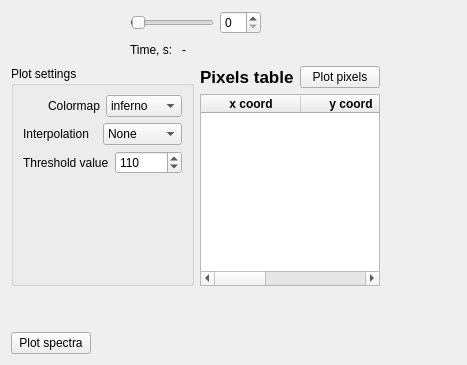
      <widget class="QWidget" name="tab_6">
       <attribute name="title">
        <string>Plot spectra</string>
       </attribute>
       <layout class="QHBoxLayout" name="horizontalLayout_29" stretch="1,1">
        <item>
         <layout class="QVBoxLayout" name="verticalLayout_5" stretch="5,0,0,0,0">
          <item>
           <layout class="QVBoxLayout" name="plot2_layout"/>
          </item>
          <item>
           <layout class="QHBoxLayout" name="horizontalLayout_8">
            <item>
             <spacer name="horizontalSpacer_12">
              <property name="orientation">
               <enum>Qt::Horizontal</enum>
              </property>
              <property name="sizeHint" stdset="0">
               <size>
                <width>40</width>
                <height>20</height>
               </size>
              </property>
             </spacer>
            </item>
            <item>
             <layout class="QVBoxLayout" name="verticalLayout_3">
              <item>
               <layout class="QHBoxLayout" name="horizontalLayout_6">
                <item>
                 <widget class="QSlider" name="time_step2_slider">
                  <property name="value">
                   <number>1</number>
                  </property>
                  <property name="orientation">
                   <enum>Qt::Horizontal</enum>
                  </property>
                 </widget>
                </item>
                <item>
                 <widget class="QSpinBox" name="time_step2_spBox"/>
                </item>
               </layout>
              </item>
              <item>
               <layout class="QHBoxLayout" name="horizontalLayout_3">
                <item>
                 <widget class="QLabel" name="label_4">
                  <property name="text">
                   <string>Time, s: </string>
                  </property>
                 </widget>
                </item>
                <item>
                 <widget class="QLabel" name="time2_lab">
                  <property name="text">
                   <string>-</string>
                  </property>
                 </widget>
                </item>
                <item>
                 <spacer name="horizontalSpacer_4">
                  <property name="orientation">
                   <enum>Qt::Horizontal</enum>
                  </property>
                  <property name="sizeHint" stdset="0">
                   <size>
                    <width>40</width>
                    <height>20</height>
                   </size>
                  </property>
                 </spacer>
                </item>
               </layout>
              </item>
             </layout>
            </item>
            <item>
             <spacer name="horizontalSpacer_13">
              <property name="orientation">
               <enum>Qt::Horizontal</enum>
              </property>
              <property name="sizeHint" stdset="0">
               <size>
                <width>40</width>
                <height>20</height>
               </size>
              </property>
             </spacer>
            </item>
           </layout>
          </item>
          <item>
           <layout class="QHBoxLayout" name="horizontalLayout_9">
            <item>
             <widget class="QGroupBox" name="groupBox">
              <property name="title">
               <string>Plot settings</string>
              </property>
              <layout class="QVBoxLayout" name="verticalLayout_4">
               <item>
                <layout class="QHBoxLayout" name="horizontalLayout_7">
                 <item>
                  <widget class="QLabel" name="label_7">
                   <property name="text">
                    <string>Colormap</string>
                   </property>
                   <property name="alignment">
                    <set>Qt::AlignRight|Qt::AlignTrailing|Qt::AlignVCenter</set>
                   </property>
                  </widget>
                 </item>
                 <item>
                  <widget class="QComboBox" name="colormap2_comBox">
                   <item>
                    <property name="text">
                     <string>inferno</string>
                    </property>
                   </item>
                   <item>
                    <property name="text">
                     <string>jet</string>
                    </property>
                   </item>
                   <item>
                    <property name="text">
                     <string>plasma</string>
                    </property>
                   </item>
                   <item>
                    <property name="text">
                     <string>magma</string>
                    </property>
                   </item>
                  </widget>
                 </item>
                </layout>
               </item>
               <item>
                <layout class="QHBoxLayout" name="horizontalLayout_26">
                 <item>
                  <widget class="QLabel" name="label_24">
                   <property name="text">
                    <string>Interpolation</string>
                   </property>
                  </widget>
                 </item>
                 <item>
                  <widget class="QComboBox" name="interpolation2_comBox">
                   <item>
                    <property name="text">
                     <string>None</string>
                    </property>
                   </item>
                   <item>
                    <property name="text">
                     <string>Spline36</string>
                    </property>
                   </item>
                  </widget>
                 </item>
                </layout>
               </item>
               <item>
                <layout class="QHBoxLayout" name="horizontalLayout_34">
                 <item>
                  <widget class="QLabel" name="label_3">
                   <property name="text">
                    <string>Threshold value</string>
                   </property>
                  </widget>
                 </item>
                 <item>
                  <widget class="QSpinBox" name="threshold_spBox">
                   <property name="maximumSize">
                    <size>
                     <width>70</width>
                     <height>16777215</height>
                    </size>
                   </property>
                   <property name="maximum">
                    <number>100000</number>
                   </property>
                   <property name="value">
                    <number>110</number>
                   </property>
                  </widget>
                 </item>
                </layout>
               </item>
               <item>
                <spacer name="verticalSpacer_4">
                 <property name="orientation">
                  <enum>Qt::Vertical</enum>
                 </property>
                 <property name="sizeHint" stdset="0">
                  <size>
                   <width>20</width>
                   <height>40</height>
                  </size>
                 </property>
                </spacer>
               </item>
              </layout>
             </widget>
            </item>
            <item>
             <layout class="QVBoxLayout" name="verticalLayout_2">
              <item>
               <layout class="QHBoxLayout" name="horizontalLayout_4">
                <item>
                 <widget class="QLabel" name="label_2">
                  <property name="font">
                   <font>
                    <pointsize>13</pointsize>
                    <weight>75</weight>
                    <bold>true</bold>
                   </font>
                  </property>
                  <property name="text">
                   <string>Pixels table</string>
                  </property>
                 </widget>
                </item>
                <item>
                 <spacer name="horizontalSpacer_3">
                  <property name="orientation">
                   <enum>Qt::Horizontal</enum>
                  </property>
                  <property name="sizeHint" stdset="0">
                   <size>
                    <width>40</width>
                    <height>20</height>
                   </size>
                  </property>
                 </spacer>
                </item>
                <item>
                 <widget class="QPushButton" name="plot_pixels_but">
                  <property name="text">
                   <string>Plot pixels</string>
                  </property>
                 </widget>
                </item>
               </layout>
              </item>
              <item>
               <widget class="QTableWidget" name="pixels_tabWidget">
                <column>
                 <property name="text">
                  <string>x coord</string>
                 </property>
                 <property name="font">
                  <font>
                   <weight>75</weight>
                   <bold>true</bold>
                  </font>
                 </property>
                </column>
                <column>
                 <property name="text">
                  <string>y coord</string>
                 </property>
                 <property name="font">
                  <font>
                   <weight>75</weight>
                   <bold>true</bold>
                  </font>
                 </property>
                </column>
                <column>
                 <property name="text">
                  <string>remove</string>
                 </property>
                 <property name="font">
                  <font>
                   <weight>75</weight>
                   <bold>true</bold>
                  </font>
                 </property>
                </column>
               </widget>
              </item>
             </layout>
            </item>
           </layout>
          </item>
          <item>
           <spacer name="verticalSpacer_6">
            <property name="orientation">
             <enum>Qt::Vertical</enum>
            </property>
            <property name="sizeHint" stdset="0">
             <size>
              <width>20</width>
              <height>40</height>
             </size>
            </property>
           </spacer>
          </item>
          <item>
           <layout class="QHBoxLayout" name="horizontalLayout_5">
            <item>
             <widget class="QPushButton" name="plot_spectra_but">
              <property name="text">
               <string>Plot spectra</string>
              </property>
             </widget>
            </item>
            <item>
             <spacer name="horizontalSpacer_5">
              <property name="orientation">
               <enum>Qt::Horizontal</enum>
              </property>
              <property name="sizeType">
               <enum>QSizePolicy::Expanding</enum>
              </property>
              <property name="sizeHint" stdset="0">
               <size>
                <width>40</width>
                <height>20</height>
               </size>
              </property>
             </spacer>
            </item>
           </layout>
          </item>
         </layout>
        </item>
        <item>
         <layout class="QVBoxLayout" name="plot3_layout"/>
        </item>
       </layout>
      </widget>
